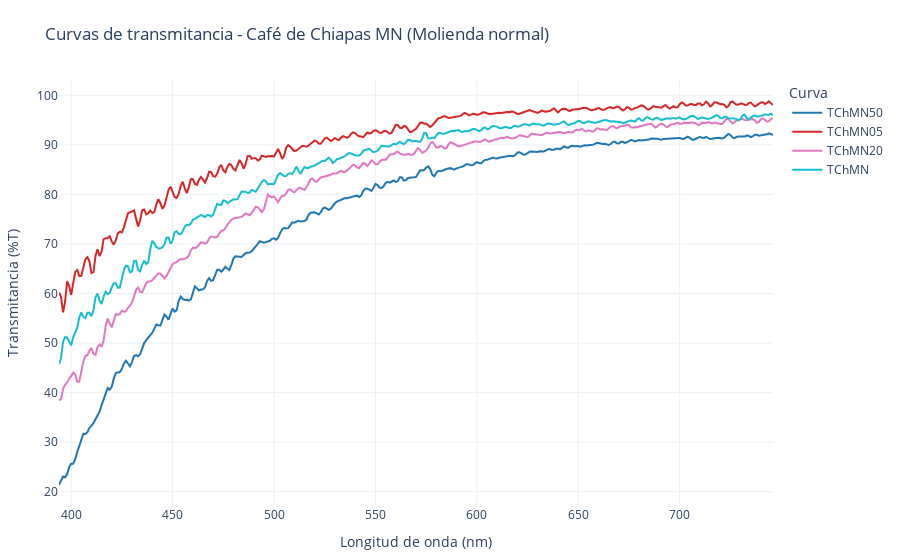

Notebook source saved alongside this figure:
### Code cell
import pandas as pd
import numpy as np
import plotly.graph_objects as go
from datetime import datetime
import matplotlib.pyplot as plt
import matplotlib.colors as mcolors

# === Cargar archivo de transmitancia ===
ruta = "TChMN_matrix.csv"
df = pd.read_csv(ruta)

# === Columnas
col_nm = [c for c in df.columns if 'nm' in c.lower()][0]
col_transmitancia = [c for c in df.columns if c != col_nm]

# === Regiones espectrales
regiones = {
    '100–200 nm': (100, 200),
    '200–300 nm': (200, 300),
    '300–400 nm': (300, 400),
    '400–500 nm': (400, 500),
    '500–600 nm': (500, 600),
    '600–700 nm': (600, 700),
    '700–800 nm': (700, 800)
}

# === Colores
colormap_base = plt.get_cmap('tab10')
colormap = colormap_base(np.linspace(0, 1, len(col_transmitancia)))
colores_hex = [mcolors.to_hex(c) for c in colormap]

# === Figura
fig = go.Figure()
fig.update_layout(
    title="Curvas de transmitancia - Café de Chiapas MN (Molienda normal)",
    xaxis_title="Longitud de onda (nm)",
    yaxis_title="Transmitancia (%T)",
    legend_title="Curva",
    template="plotly_white",
    margin=dict(l=40, r=40, t=80, b=40),
)

# === Métricas
metricas = []
for i, col in enumerate(col_transmitancia):
    datos = df[[col_nm, col]].dropna().rename(columns={col_nm: 'nm', col: 'transmitancia'})
    datos['transmitancia'] = pd.to_numeric(datos['transmitancia'], errors='coerce')
    datos = datos.dropna()
    if datos.empty:
        continue

    fig.add_trace(go.Scatter(
        x=datos['nm'],
        y=datos['transmitancia'],
        mode='lines',
        name=col,
        line=dict(color=colores_hex[i])
    ))

    max_val = datos['transmitancia'].max()
    min_val = datos['transmitancia'].min()
    avg = datos['transmitancia'].mean()
    std = datos['transmitancia'].std()
    auc = np.trapezoid(datos['transmitancia'], datos['nm'])
    lambda_max = datos['nm'][datos['transmitancia'].idxmax()]
    lambda_min = datos['nm'][datos['transmitancia'].idxmin()]

    proms_reg = {}
    for region, (a, b) in regiones.items():
        reg_vals = datos.loc[(datos['nm'] >= a) & (datos['nm'] <= b), 'transmitancia']
        proms_reg[region] = f"{reg_vals.mean():.2f}" if not reg_vals.empty else "—"

    metricas.append({
        'Color de curva': colores_hex[i],
        'Curva': col,
        'Máx (%T)': round(max_val, 2),
        'Mín (%T)': round(min_val, 2),
        'Promedio (%)': round(avg, 2),
        'Desv. Std': round(std, 2),
        'AUC': round(auc, 2),
        'λ máx (nm)': round(lambda_max, 2),
        'λ mín (nm)': round(lambda_min, 2),
        **proms_reg
    })

# === Tabla HTML
df_metricas = pd.DataFrame(metricas)
tabla_html = "<table class='styled-table'><thead><tr>"
for col in df_metricas.columns:
    tabla_html += f"<th>{col}</th>"
tabla_html += "</tr></thead><tbody>"
for _, row in df_metricas.iterrows():
    tabla_html += "<tr>"
    for col in df_metricas.columns:
        if col == "Color de curva":
            tabla_html += f"<td style='background-color:{row[col]};'></td>"
        else:
            tabla_html += f"<td>{row[col]}</td>"
    tabla_html += "</tr>"
tabla_html += "</tbody></table>"

# === HTML Final
fecha = datetime.now().strftime('%d-%m-%Y %H:%M:%S')
grafica_html = fig.to_html(full_html=False, include_plotlyjs='cdn')

html_final = f"""
<!DOCTYPE html>
<html lang="es">
<head>
  <meta charset="UTF-8">
  <title>Reporte de Transmitancia UV-Vis</title>
  <meta name="viewport" content="width=device-width, initial-scale=1.0">
  <style>
    body {{
      font-family: 'Segoe UI', Tahoma, sans-serif;
      margin: 40px;
      background-color: #fdfdfd;
      color: #222;
    }}
    h1 {{
      color: #111;
    }}
    h2 {{
      margin-top: 40px;
    }}
    .info {{
      margin-bottom: 20px;
    }}
    .lab {{
      margin-top: 40px;
      font-size: 0.95em;
      background-color: #f0f8ff;
      padding: 15px;
      border-left: 6px solid #009879;
    }}
    .styled-table {{
      border-collapse: collapse;
      margin-top: 20px;
      font-size: 1em;
      width: 100%;
      box-shadow: 0 0 10px rgba(0, 0, 0, 0.05);
    }}
    .styled-table thead tr {{
      background-color: #009879;
      color: #ffffff;
      text-align: left;
    }}
    .styled-table th, .styled-table td {{
      padding: 12px 15px;
      border: 1px solid #ddd;
      text-align: center;
    }}
    .styled-table tbody tr:nth-child(even) {{
      background-color: #f3f3f3;
    }}
    .plotly-graph-div {{
      width: 100% !important;
      height: auto !important;
    }}
  </style>
</head>
<body>

  <h1>Curvas de transmitancia - Café de Chiapas MN (Molienda normal)</h1> 

  <div class="info">
    <p><strong>Fecha:</strong> {fecha}</p>
  </div>

  {grafica_html}

  <h2>Métricas espectrales por curva</h2>
  {tabla_html}

  <div>
    <p>Las curvas de transmitancia permiten identificar la transparencia relativa de la muestra a lo largo del espectro. Una menor transmitancia puede sugerir absorción fuerte en ciertas regiones, lo cual es útil para análisis de compuestos activos presentes en el café.</p>
  </div>

  <div class="lab">
    <strong>Nombre del proyecto: CafeLab</strong><br><br>
    <strong>Colaboradores:</strong><br>
    Martín Rodolfo Palomino Merino – Profesor investigador, jefe responsable del laboratorio de caracterización de materiales (FCFM-BUAP).<br>
    Lizeth Jazmín Orozco García – Colaborador principal.<br>
    Julio Alfredo Ballinas García – Colaborador del proyecto.
  </div>

</body>
</html>
"""

# === Guardar archivo
with open("Comparativa_muestras_transmitancia.html", "w", encoding="utf-8") as f:
    f.write(html_final)

print("✅ HTML generado: Comparativa_muestras_transmitancia.html")
print("Rango de longitudes de onda:", df['nm'].min(), "a", df['nm'].max())
fig.show()

### Figure 1 — Plotly figure (JSON) as saved in the notebook; plotly's stock layout.template omitted (floating-point values rounded to 4 significant figures; data arrays with more than 128 entries replaced by an {"elided": "..."} marker saying what was removed)
{"data": [{"line": {"color": "#1f77b4"}, "mode": "lines", "name": "TChMN50", "type": "scatter", "x": {"elided": "353 float values"}, "y": {"elided": "353 float values"}}, {"line": {"color": "#d62728"}, "mode": "lines", "name": "TChMN05", "type": "scatter", "x": {"elided": "353 float values"}, "y": {"elided": "353 float values"}}, {"line": {"color": "#e377c2"}, "mode": "lines", "name": "TChMN20", "type": "scatter", "x": {"elided": "353 float values"}, "y": {"elided": "353 float values"}}, {"line": {"color": "#17becf"}, "mode": "lines", "name": "TChMN", "type": "scatter", "x": {"elided": "353 float values"}, "y": {"elided": "353 float values"}}], "layout": {"legend": {"title": {"text": "Curva"}}, "margin": {"b": 40, "l": 40, "r": 40, "t": 80}, "title": {"text": "Curvas de transmitancia - Café de Chiapas MN (Molienda normal)"}, "xaxis": {"title": {"text": "Longitud de onda (nm)"}}, "yaxis": {"title": {"text": "Transmitancia (%T)"}}}}
